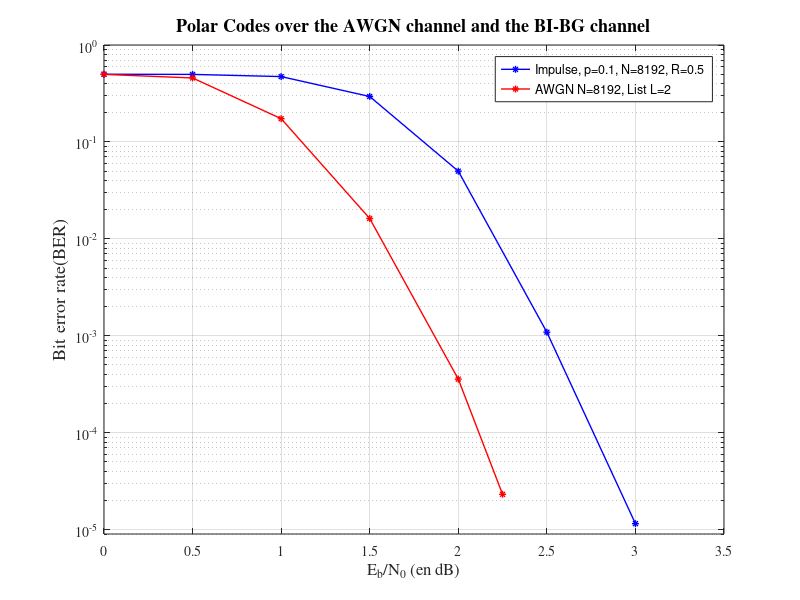

Reproduce this figure in MATLAB.
resI = [0	1	4.9929e-01	700	1.4316e+06        	700
0.5	1      	4.9727e-01         	700	1.4258e+06        	700
1	1      	4.7225e-01        	1400	2.7081e+06       	1400
1.5	9.5929e-01     	2.9422e-01         	1343	1.6872e+06        	1400
2	3.3905e-01     	4.9922e-02         	712	4.2941e+05        	2100
2.5	1.0875e-02    	1.0878e-03          	87	3.5644e+04        	8000
3	1.1224e-04	1.1509e-05           	55	2.3099e+04	4.9e+05
    ];

resS = [0	1	4.9774e-01	700	1.4271e+06	700
0.5	1      	4.5697e-01         	700	1.3102e+06	700
1	8.45e-01      	1.7378e-01        	1183	9.9652e+05	1400
1.5	1.9571e-01     	1.6211e-02         	274	9.2963e+04	1400
2	1.0952e-02	3.5685e-04	23	5.308e+03	2100
2.25  1.1224e-03      2.312e-05   30   2.531e+03  2.7e+04   
    ];

semilogy(resI(:,1),resI(:,3),'b*-','LineWidth',1,'MarkerSize',5)
hold on
semilogy(resS(:,1),resS(:,3),'r*-','LineWidth',1,'MarkerSize',5)

grid on
set(gca,'FontName','Times','FontSize',10);
axis([0 3.5 9e-6 1e-0])
xlabel('E_b/N_0 (en dB)','FontName','Times','FontSize',12)
ylabel('Bit error rate(BER)','FontName','Times','FontSize',13)
title('Polar Codes over the AWGN channel and the BI-BG channel','FontName','Times','FontSize',13)
legend('Impulse, p=0.1, N=8192, R=0.5','AWGN N=8192, List L=2')